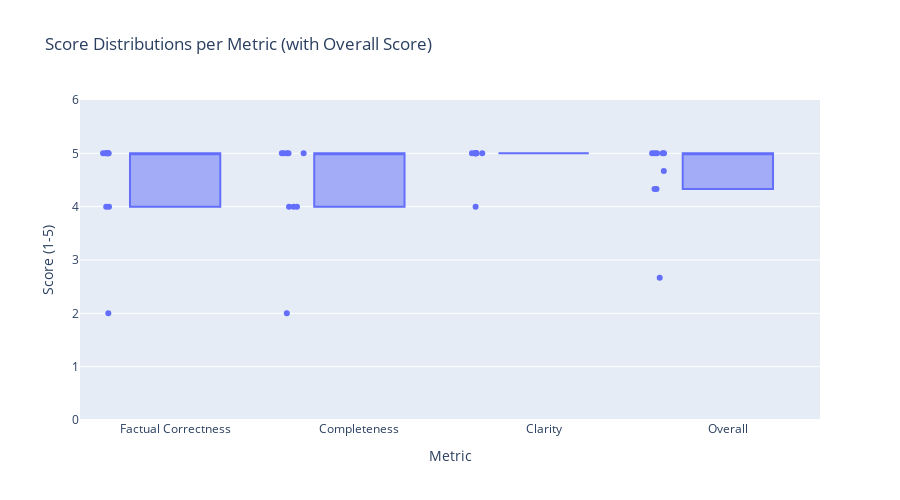
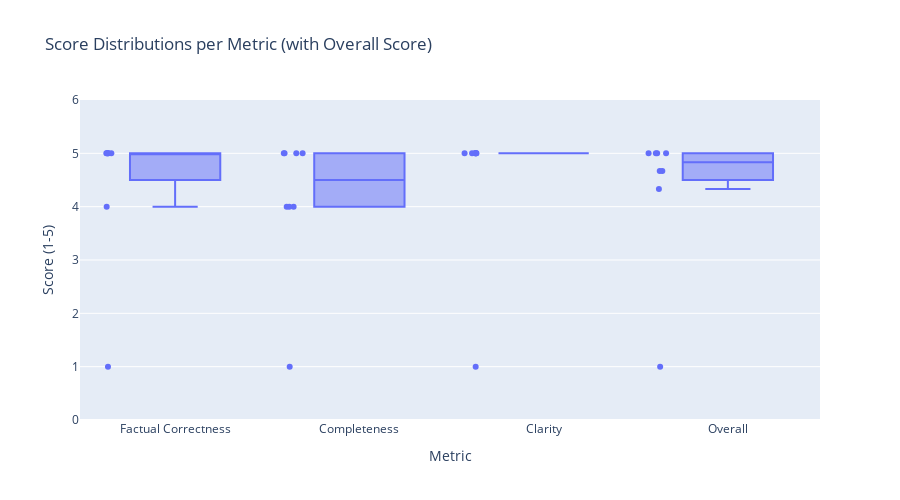

Notebook code cell kept with these figures, in order:
### Code cell
# Run Model 1 (FAISS + HuggingFace)
df1, final_df1 = run_model_experiment(MODEL_1_CONFIG, "Model 1 (FAISS)")
    
# Run Model 2 (Chroma + BGE + Compression)
df2, final_df2 = run_model_experiment(MODEL_2_CONFIG, "Model 2 (Chroma)")

### Figure 1 — Plotly figure (JSON) as saved in the notebook; plotly's stock layout.template omitted (floating-point values rounded to 4 significant figures)
{"data": [{"alignmentgroup": "True", "boxpoints": "all", "customdata": [["What types of financial statements are included in Amazon's 2024 financial report, as outlined in the document's index to consolidated financial statements?"], ["What forward-looking statements are included in Apple Inc.'s Form 10-K for the fiscal year ended September 28, 2024, and how do they relate to potential future impacts on the company's business?"], ["Based on the provided chunk regarding Cisco Systems’ fiscal year 2024 report, here is a question generated according to your requirements:\n\n**How did Cisco Systems’ management and principal officers assess the effectiveness of the company’s disclosure controls and procedures for fiscal year 2024, and what was their conclusion regarding those controls?**"], ["How do evolving and uncertain regulations in areas such as AI, competition, consumer protection, content moderation, data privacy, news, and sustainability impact Alphabet Inc.'s business operations and risks, particularly as reported for the fiscal year ended December 31, 2024?"], ["How does Meta Platforms, Inc. address the limitations and risks associated with forward-looking statements and the use of non-GAAP financial measures in its financial results for the fourth quarter and full year 2024?"], ["What exhibits related to Netflix, Inc.’s fiscal year ended December 31, 2024, are included in the annual report, and what types of certifications and plans are filed with the SEC as part of this report?"], ["What were the key components and figures of Oracle Corporation's consolidated statements of cash flows for the fiscal year ended May 31, 2024, including net income, operating cash flows, investing activities, and financing activities?"], ["What risks does Reddit, Inc. identify in its 2024 fiscal year report related to the dependency on its senior management team and key employees, particularly concerning CEO Steven Huffman?"], ["What was the main reason for the increase in net cash provided by operating activities for Tesla, Inc. during the fiscal year ended December 31, 2024?"], ["What types of financial statements are included in Amazon's 2024 financial report, as outlined in the document's index to consolidated financial statements?"], ["What forward-looking statements are included in Apple Inc.'s Form 10-K for the fiscal year ended September 28, 2024, and how do they relate to potential future impacts on the company's business?"], ["Based on the provided chunk regarding Cisco Systems’ fiscal year 2024 report, here is a question generated according to your requirements:\n\n**How did Cisco Systems’ management and principal officers assess the effectiveness of the company’s disclosure controls and procedures for fiscal year 2024, and what was their conclusion regarding those controls?**"], ["How do evolving and uncertain regulations in areas such as AI, competition, consumer protection, content moderation, data privacy, news, and sustainability impact Alphabet Inc.'s business operations and risks, particularly as reported for the fiscal year ended December 31, 2024?"], ["How does Meta Platforms, Inc. address the limitations and risks associated with forward-looking statements and the use of non-GAAP financial measures in its financial results for the fourth quarter and full year 2024?"], ["What exhibits related to Netflix, Inc.’s fiscal year ended December 31, 2024, are included in the annual report, and what types of certifications and plans are filed with the SEC as part of this report?"], ["What were the key components and figures of Oracle Corporation's consolidated statements of cash flows for the fiscal year ended May 31, 2024, including net income, operating cash flows, investing activities, and financing activities?"], ["What risks does Reddit, Inc. identify in its 2024 fiscal year report related to the dependency on its senior management team and key employees, particularly concerning CEO Steven Huffman?"], ["What was the main reason for the increase in net cash provided by operating activities for Tesla, Inc. during the fiscal year ended December 31, 2024?"], ["What types of financial statements are included in Amazon's 2024 financial report, as outlined in the document's index to consolidated financial statements?"], ["What forward-looking statements are included in Apple Inc.'s Form 10-K for the fiscal year ended September 28, 2024, and how do they relate to potential future impacts on the company's business?"], ["Based on the provided chunk regarding Cisco Systems’ fiscal year 2024 report, here is a question generated according to your requirements:\n\n**How did Cisco Systems’ management and principal officers assess the effectiveness of the company’s disclosure controls and procedures for fiscal year 2024, and what was their conclusion regarding those controls?**"], ["How do evolving and uncertain regulations in areas such as AI, competition, consumer protection, content moderation, data privacy, news, and sustainability impact Alphabet Inc.'s business operations and risks, particularly as reported for the fiscal year ended December 31, 2024?"], ["How does Meta Platforms, Inc. address the limitations and risks associated with forward-looking statements and the use of non-GAAP financial measures in its financial results for the fourth quarter and full year 2024?"], ["What exhibits related to Netflix, Inc.’s fiscal year ended December 31, 2024, are included in the annual report, and what types of certifications and plans are filed with the SEC as part of this report?"], ["What were the key components and figures of Oracle Corporation's consolidated statements of cash flows for the fiscal year ended May 31, 2024, including net income, operating cash flows, investing activities, and financing activities?"], ["What risks does Reddit, Inc. identify in its 2024 fiscal year report related to the dependency on its senior management team and key employees, particularly concerning CEO Steven Huffman?"], ["What was the main reason for the increase in net cash provided by operating activities for Tesla, Inc. during the fiscal year ended December 31, 2024?"], ["What types of financial statements are included in Amazon's 2024 financial report, as outlined in the document's index to consolidated financial statements?"], ["What forward-looking statements are included in Apple Inc.'s Form 10-K for the fiscal year ended September 28, 2024, and how do they relate to potential future impacts on the company's business?"], ["Based on the provided chunk regarding Cisco Systems’ fiscal year 2024 report, here is a question generated according to your requirements:\n\n**How did Cisco Systems’ management and principal officers assess the effectiveness of the company’s disclosure controls and procedures for fiscal year 2024, and what was their conclusion regarding those controls?**"], ["How do evolving and uncertain regulations in areas such as AI, competition, consumer protection, content moderation, data privacy, news, and sustainability impact Alphabet Inc.'s business operations and risks, particularly as reported for the fiscal year ended December 31, 2024?"], ["How does Meta Platforms, Inc. address the limitations and risks associated with forward-looking statements and the use of non-GAAP financial measures in its financial results for the fourth quarter and full year 2024?"], ["What exhibits related to Netflix, Inc.’s fiscal year ended December 31, 2024, are included in the annual report, and what types of certifications and plans are filed with the SEC as part of this report?"], ["What were the key components and figures of Oracle Corporation's consolidated statements of cash flows for the fiscal year ended May 31, 2024, including net income, operating cash flows, investing activities, and financing activities?"], ["What risks does Reddit, Inc. identify in its 2024 fiscal year report related to the dependency on its senior management team and key employees, particularly concerning CEO Steven Huffman?"], ["What was the main reason for the increase in net cash provided by operating activities for Tesla, Inc. during the fiscal year ended December 31, 2024?"]], "hovertemplate": "Metric=%{x}<br>Score=%{y}<br>question=%{customdata[0]}<extra></extra>", "legendgroup": "", "marker": {"color": "#636efa"}, "name": "", "notched": false, "offsetgroup": "", "orientation": "v", "showlegend": false, "type": "box", "x": ["Factual Correctness", "Factual Correctness", "Factual Correctness", "Factual Correctness", "Factual Correctness", "Factual Correctness", "Factual Correctness", "Factual Correctness", "Factual Correctness", "Completeness", "Completeness", "Completeness", "Completeness", "Completeness", "Completeness", "Completeness", "Completeness", "Completeness", "Clarity", "Clarity", "Clarity", "Clarity", "Clarity", "Clarity", "Clarity", "Clarity", "Clarity", "Overall", "Overall", "Overall", "Overall", "Overall", "Overall", "Overall", "Overall", "Overall"], "x0": " ", "xaxis": "x", "y": [5.0, 5.0, 5.0, 5.0, 4.0, 2.0, 5.0, 5.0, 4.0, 5.0, 5.0, 4.0, 5.0, 4.0, 2.0, 5.0, 5.0, 4.0, 5.0, 5.0, 5.0, 5.0, 5.0, 4.0, 5.0, 5.0, 5.0, 5.0, 5.0, 4.667, 5.0, 4.333, 2.667, 5.0, 5.0, 4.333], "y0": " ", "yaxis": "y"}], "layout": {"boxmode": "group", "height": 500, "legend": {"tracegroupgap": 0}, "title": {"text": "Score Distributions per Metric (with Overall Score)"}, "xaxis": {"anchor": "y", "domain": [0, 1], "title": {"text": "Metric"}}, "yaxis": {"anchor": "x", "domain": [0, 1], "dtick": 1, "range": [0, 6], "title": {"text": "Score (1-5)"}}}}

### Figure 2 — Plotly figure (JSON) as saved in the notebook; plotly's stock layout.template omitted (floating-point values rounded to 4 significant figures)
{"data": [{"alignmentgroup": "True", "boxpoints": "all", "customdata": [["What forward-looking statements are included in Apple Inc.'s Form 10-K for the fiscal year ended September 28, 2024, and how do they relate to potential future impacts on the company's business?"], ["Based on the provided chunk regarding Cisco Systems’ fiscal year 2024 report, here is a question generated according to your requirements:\n\n**How did Cisco Systems’ management and principal officers assess the effectiveness of the company’s disclosure controls and procedures for fiscal year 2024, and what was their conclusion regarding those controls?**"], ["How does Meta Platforms, Inc. address the limitations and risks associated with forward-looking statements and the use of non-GAAP financial measures in its financial results for the fourth quarter and full year 2024?"], ["What exhibits related to Netflix, Inc.’s fiscal year ended December 31, 2024, are included in the annual report, and what types of certifications and plans are filed with the SEC as part of this report?"], ["How have new US export control restrictions in 2024 negatively impacted NVIDIA Corporation's competitive position compared to certain competitors, and what specific risks do these controls pose for its future business and results in the China market and beyond?"], ["What were the key components and figures of Oracle Corporation's consolidated statements of cash flows for the fiscal year ended May 31, 2024, including net income, operating cash flows, investing activities, and financing activities?"], ["What risks does Reddit, Inc. identify in its 2024 fiscal year report related to the dependency on its senior management team and key employees, particularly concerning CEO Steven Huffman?"], ["What was the main reason for the increase in net cash provided by operating activities for Tesla, Inc. during the fiscal year ended December 31, 2024?"], ["What forward-looking statements are included in Apple Inc.'s Form 10-K for the fiscal year ended September 28, 2024, and how do they relate to potential future impacts on the company's business?"], ["Based on the provided chunk regarding Cisco Systems’ fiscal year 2024 report, here is a question generated according to your requirements:\n\n**How did Cisco Systems’ management and principal officers assess the effectiveness of the company’s disclosure controls and procedures for fiscal year 2024, and what was their conclusion regarding those controls?**"], ["How does Meta Platforms, Inc. address the limitations and risks associated with forward-looking statements and the use of non-GAAP financial measures in its financial results for the fourth quarter and full year 2024?"], ["What exhibits related to Netflix, Inc.’s fiscal year ended December 31, 2024, are included in the annual report, and what types of certifications and plans are filed with the SEC as part of this report?"], ["How have new US export control restrictions in 2024 negatively impacted NVIDIA Corporation's competitive position compared to certain competitors, and what specific risks do these controls pose for its future business and results in the China market and beyond?"], ["What were the key components and figures of Oracle Corporation's consolidated statements of cash flows for the fiscal year ended May 31, 2024, including net income, operating cash flows, investing activities, and financing activities?"], ["What risks does Reddit, Inc. identify in its 2024 fiscal year report related to the dependency on its senior management team and key employees, particularly concerning CEO Steven Huffman?"], ["What was the main reason for the increase in net cash provided by operating activities for Tesla, Inc. during the fiscal year ended December 31, 2024?"], ["What forward-looking statements are included in Apple Inc.'s Form 10-K for the fiscal year ended September 28, 2024, and how do they relate to potential future impacts on the company's business?"], ["Based on the provided chunk regarding Cisco Systems’ fiscal year 2024 report, here is a question generated according to your requirements:\n\n**How did Cisco Systems’ management and principal officers assess the effectiveness of the company’s disclosure controls and procedures for fiscal year 2024, and what was their conclusion regarding those controls?**"], ["How does Meta Platforms, Inc. address the limitations and risks associated with forward-looking statements and the use of non-GAAP financial measures in its financial results for the fourth quarter and full year 2024?"], ["What exhibits related to Netflix, Inc.’s fiscal year ended December 31, 2024, are included in the annual report, and what types of certifications and plans are filed with the SEC as part of this report?"], ["How have new US export control restrictions in 2024 negatively impacted NVIDIA Corporation's competitive position compared to certain competitors, and what specific risks do these controls pose for its future business and results in the China market and beyond?"], ["What were the key components and figures of Oracle Corporation's consolidated statements of cash flows for the fiscal year ended May 31, 2024, including net income, operating cash flows, investing activities, and financing activities?"], ["What risks does Reddit, Inc. identify in its 2024 fiscal year report related to the dependency on its senior management team and key employees, particularly concerning CEO Steven Huffman?"], ["What was the main reason for the increase in net cash provided by operating activities for Tesla, Inc. during the fiscal year ended December 31, 2024?"], ["What forward-looking statements are included in Apple Inc.'s Form 10-K for the fiscal year ended September 28, 2024, and how do they relate to potential future impacts on the company's business?"], ["Based on the provided chunk regarding Cisco Systems’ fiscal year 2024 report, here is a question generated according to your requirements:\n\n**How did Cisco Systems’ management and principal officers assess the effectiveness of the company’s disclosure controls and procedures for fiscal year 2024, and what was their conclusion regarding those controls?**"], ["How does Meta Platforms, Inc. address the limitations and risks associated with forward-looking statements and the use of non-GAAP financial measures in its financial results for the fourth quarter and full year 2024?"], ["What exhibits related to Netflix, Inc.’s fiscal year ended December 31, 2024, are included in the annual report, and what types of certifications and plans are filed with the SEC as part of this report?"], ["How have new US export control restrictions in 2024 negatively impacted NVIDIA Corporation's competitive position compared to certain competitors, and what specific risks do these controls pose for its future business and results in the China market and beyond?"], ["What were the key components and figures of Oracle Corporation's consolidated statements of cash flows for the fiscal year ended May 31, 2024, including net income, operating cash flows, investing activities, and financing activities?"], ["What risks does Reddit, Inc. identify in its 2024 fiscal year report related to the dependency on its senior management team and key employees, particularly concerning CEO Steven Huffman?"], ["What was the main reason for the increase in net cash provided by operating activities for Tesla, Inc. during the fiscal year ended December 31, 2024?"]], "hovertemplate": "Metric=%{x}<br>Score=%{y}<br>question=%{customdata[0]}<extra></extra>", "legendgroup": "", "marker": {"color": "#636efa"}, "name": "", "notched": false, "offsetgroup": "", "orientation": "v", "showlegend": false, "type": "box", "x": ["Factual Correctness", "Factual Correctness", "Factual Correctness", "Factual Correctness", "Factual Correctness", "Factual Correctness", "Factual Correctness", "Factual Correctness", "Completeness", "Completeness", "Completeness", "Completeness", "Completeness", "Completeness", "Completeness", "Completeness", "Clarity", "Clarity", "Clarity", "Clarity", "Clarity", "Clarity", "Clarity", "Clarity", "Overall", "Overall", "Overall", "Overall", "Overall", "Overall", "Overall", "Overall"], "x0": " ", "xaxis": "x", "y": [5.0, 1.0, 5.0, 5.0, 5.0, 5.0, 5.0, 4.0, 4.0, 1.0, 5.0, 4.0, 5.0, 5.0, 5.0, 4.0, 5.0, 1.0, 5.0, 5.0, 5.0, 5.0, 5.0, 5.0, 4.667, 1.0, 5.0, 4.667, 5.0, 5.0, 5.0, 4.333], "y0": " ", "yaxis": "y"}], "layout": {"boxmode": "group", "height": 500, "legend": {"tracegroupgap": 0}, "title": {"text": "Score Distributions per Metric (with Overall Score)"}, "xaxis": {"anchor": "y", "domain": [0, 1], "title": {"text": "Metric"}}, "yaxis": {"anchor": "x", "domain": [0, 1], "dtick": 1, "range": [0, 6], "title": {"text": "Score (1-5)"}}}}
